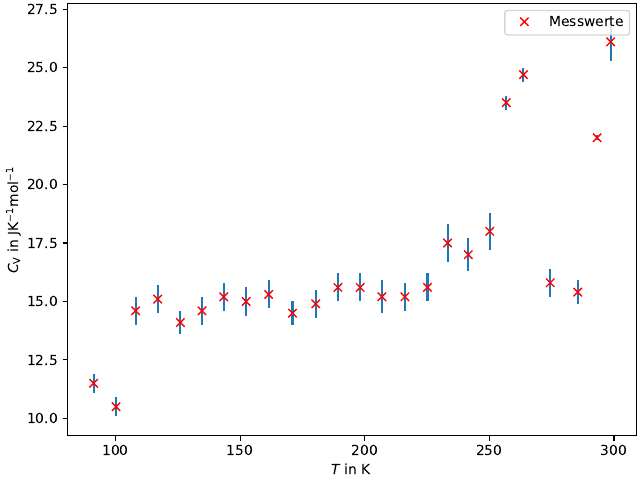

Write Python code to recreate this figure.
import matplotlib.pyplot as plt
from scipy.optimize import curve_fit
import numpy as np
import uncertainties.unumpy as unp
from uncertainties.umath import sqrt
from uncertainties import ufloat
import math
t, c, fehler = np.genfromtxt('cvplot.txt', unpack=True)

x=np.linspace(70, 300, 1000)

plt.plot(t, c, 'rx', label='Messwerte für $C_V$')

plt.xlabel(r"$T$ in $\mathrm{K}$")
plt.ylabel(r"$C_{\mathrm{V}}$ in $\mathrm{JK}^{-1}\mathrm{mol}^{-1}$")
plt.errorbar(t, c, fehler, fmt='none')
plt.legend(loc='best')
plt.tight_layout(pad=0, h_pad=1.08, w_pad=1.08)
plt.savefig('cvplot.pdf')
